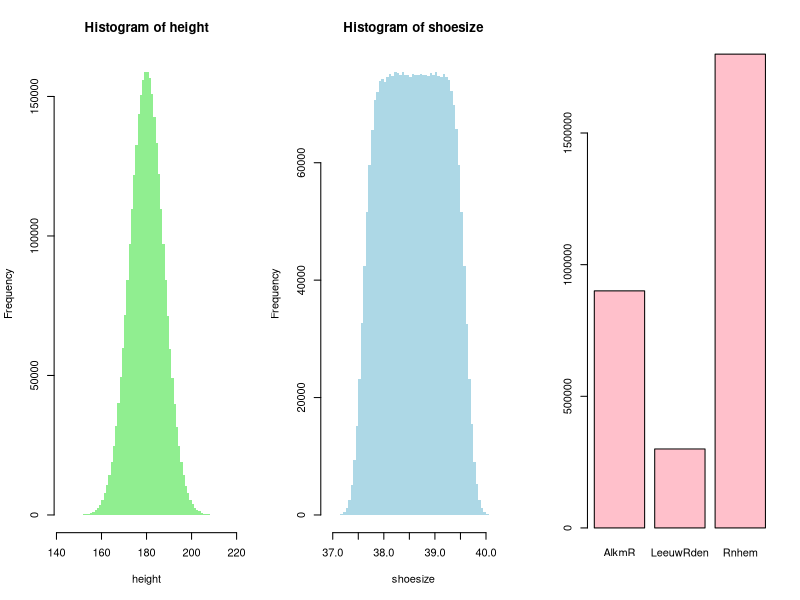
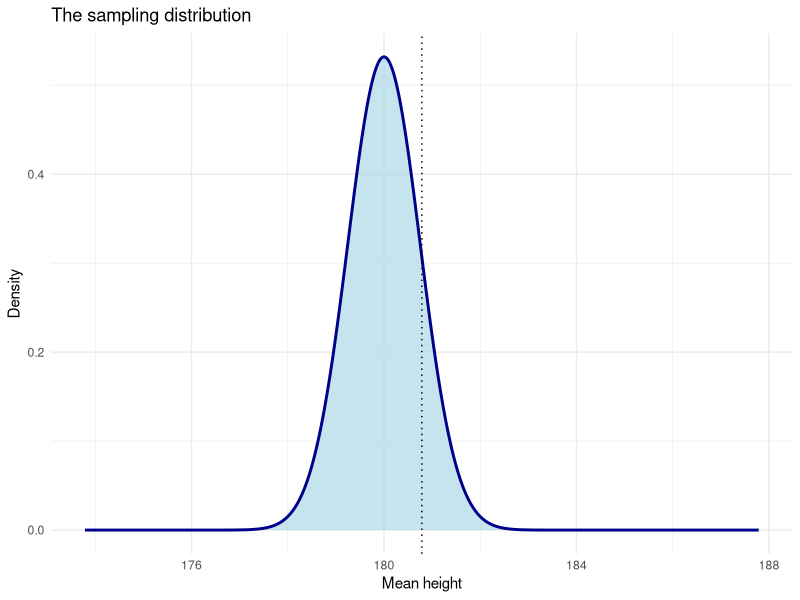
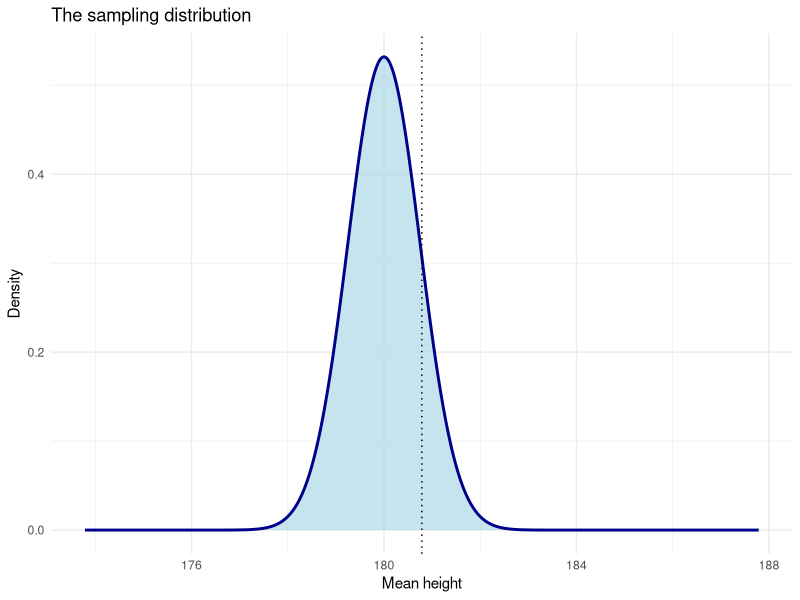
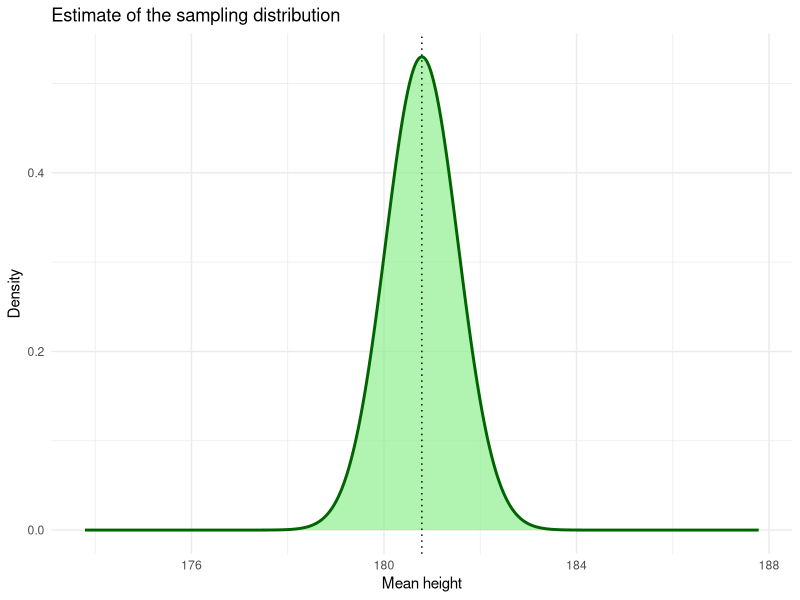
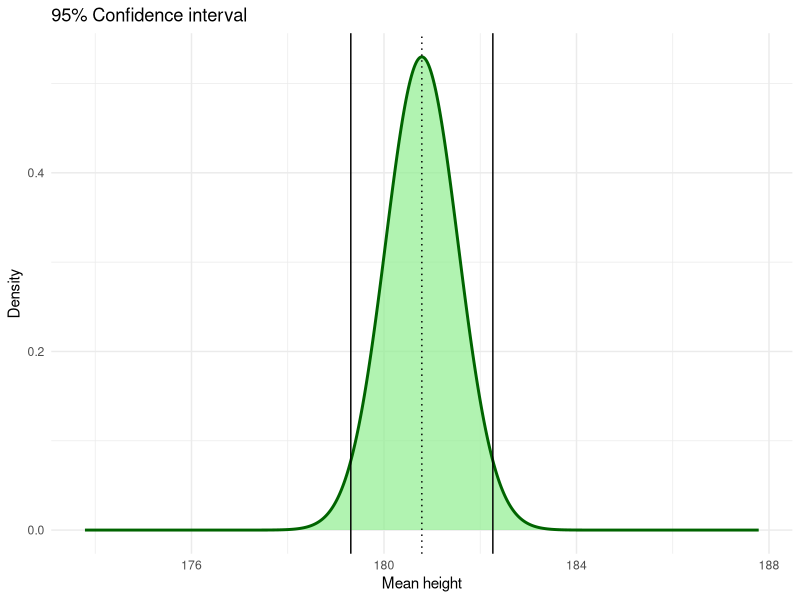
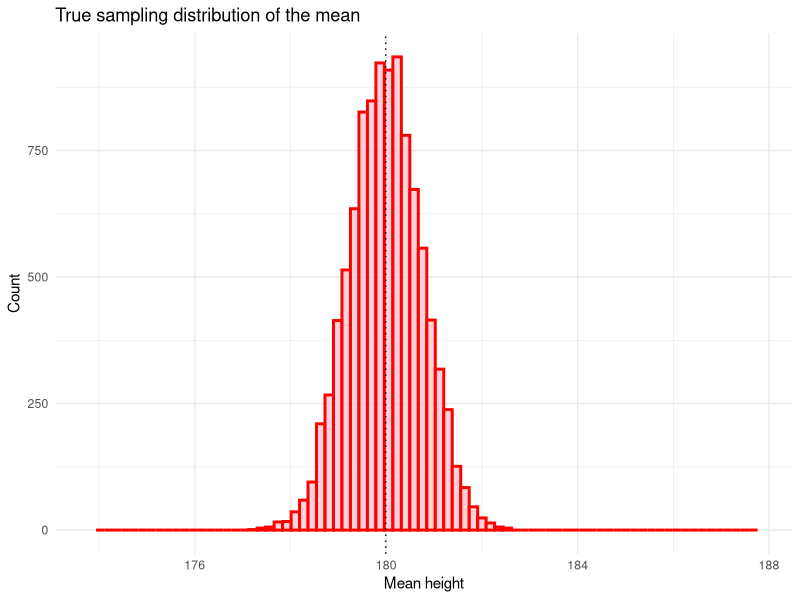
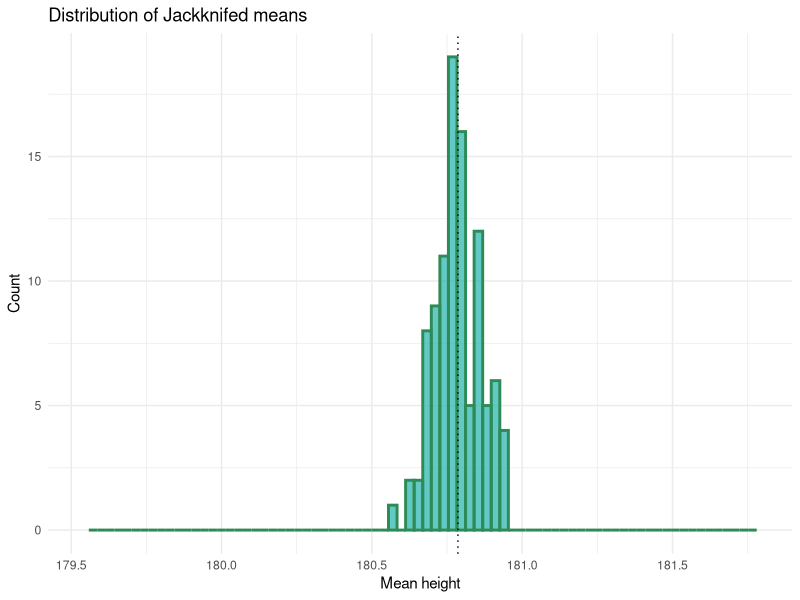
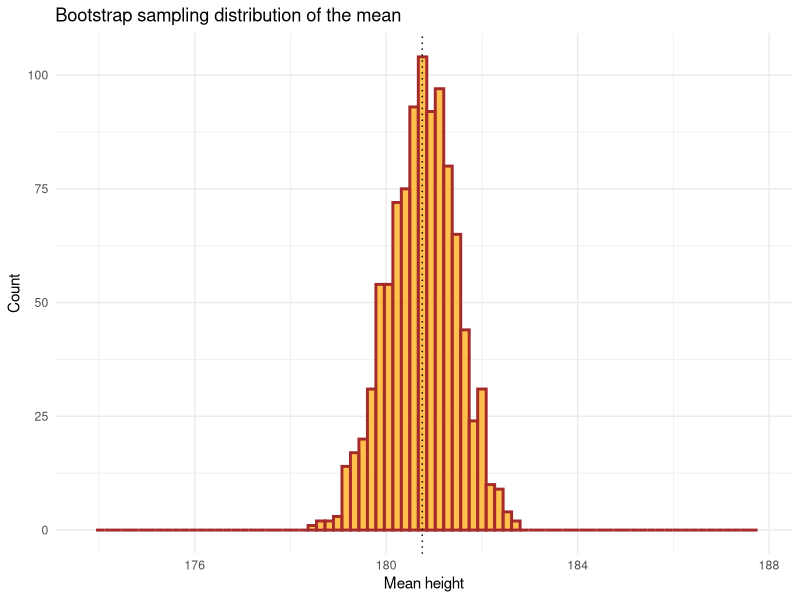

The R source for these figures, in order:
## ---- chunk 1
knitr::opts_chunk$set(dev        = "png",
                      dev.args   = list(bg = "transparent"), 
                      fig.align  = "center",
                      message    = FALSE, 
                      warning    = FALSE)
## ---- chunk 2
library(dplyr)    # Data manipulation
library(magrittr) # Pipes
library(ggplot2)  # Plotting suite
library(boot)     # Bootstrapping functions
## ---- chunk 3
set.seed(54321)
 
height   <- rnorm(3e6, mean = 180, sd = 7.5)
shoesize <- 35 + 0.02*height + runif(3e6, -1, 1)
city     <- sample(c("Rnhem", "AlkmR", "LeeuwRden"), size = 3e6, 
                   prob = c(0.6, 0.3, 0.1), replace = TRUE)

sumR <- data.frame(height, shoesize, city)
## ---- chunk 4
par(mfrow = c(1,3))
hist(height,   breaks = 80, col = "light green", border = "transparent")
hist(shoesize, breaks = 80, col = "light blue",  border = "transparent")
table(city) %>% barplot(col = "pink")
## ---- chunk 5
samp100 <- sample(3e6, size = 100)
sdat100 <- sumR[samp100, ]
head(sdat100)
## ---- chunk 6
m <- mean(sdat100$height)
m
## ---- chunk 7
x <- seq(m - 7, m + 7, len = 1000)
p <- 
  data.frame(x, y = dnorm(x = x, 180, .75)) %>% 
  ggplot(aes(x = x, y = y)) +
  geom_polygon(fill = "light blue", alpha = 0.7) +
  geom_line(lwd = 1, col = "dark blue") +
  geom_vline(xintercept = m, lty = 3) +
  labs(x = "Mean height", y = "Density", 
       title = "The sampling distribution",
       fill = "") +
  theme_minimal()

plot(p)
## ---- chunk 8
se <- sd(sdat100$height)/sqrt(100)
se
## ---- chunk 9
x <- seq(m - 7, m + 7, len = 1000)
p <- 
  data.frame(x, y = dnorm(x = x, 180, .75)) %>% 
  ggplot(aes(x = x, y = y)) +
  geom_polygon(fill = "light blue", alpha = 0.7) +
  geom_line(lwd = 1, col = "dark blue") +
  geom_vline(xintercept = m, lty = 3) +
  labs(x = "Mean height", y = "Density", 
       title = "The sampling distribution",
       fill = "") +
  theme_minimal()

plot(p)
## ---- chunk 10
p <- 
  data.frame(x, y = dnorm(x = x, m, se)) %>% 
  ggplot(aes(x = x, y = y)) +
  geom_polygon(fill = "light green", alpha = 0.7) +
  geom_line(lwd = 1, col = "dark green") +
  geom_vline(xintercept = m, lty = 3) +
  labs(x = "Mean height", y = "Density", 
       title = "Estimate of the sampling distribution",
       fill = "") +
  theme_minimal()

plot(p)
## ---- chunk 11
(ci <- c(m - 1.96*se, m + 1.96*se))
## ---- chunk 12
p <- 
  data.frame(x, y = dnorm(x = x, m, se)) %>% 
  ggplot(aes(x = x, y = y)) +
  geom_polygon(fill = "light green", alpha = 0.7) +
  geom_line(lwd = 1, col = "dark green") +
  geom_vline(xintercept = m, lty = 3) +
  geom_vline(xintercept = ci[1]) +
  geom_vline(xintercept = ci[2]) +
  labs(x = "Mean height", y = "Density", 
       title = "95% Confidence interval",
       fill = "") +
  theme_minimal()

plot(p)
## ---- chunk 13
means <- numeric(10000)

for (i in 1:10000) {
  
  means[i] <- mean(sumR$height[sample(3e6, size = 100)])
  
}
## ---- chunk 14
p <-
  data.frame(x = means) %>%
  ggplot(aes(x = x)) +
  xlim(m - 7, m + 7) +
  geom_histogram(lwd = 1, col = "red", fill = "pink", alpha = 0.7, bins = 80) +
  geom_vline(xintercept = mean(means), lty = 3) +
  labs(x = "Mean height", y = "Count",
       title = "True sampling distribution of the mean") +
  theme_minimal()

plot(p)
## ---- chunk 15
jknf <- numeric(100)

for (i in 1:100) jknf[i] <- mean(sdat100$height[-i])
## ---- chunk 16
p <-
  data.frame(x = jknf) %>%
  ggplot(aes(x = x)) +
  xlim(m - 1.25, m + 1) +
  geom_histogram(lwd = 1, col = "seagreen", fill = "lightseagreen", alpha = 0.7, bins = 80) +
  geom_vline(xintercept = m, lty = 3) +
  labs(x = "Mean height", 
       y = "Count", 
       title = "Distribution of Jackknifed means") +
  theme_minimal()

plot(p)
## ---- chunk 17
jkse <- sqrt(99/100*sum((jknf - mean(jknf))^2))
## ---- chunk 18
cat("Jackknife estimate:", round(jkse, 3), 
    "\nTrue standarderror: 0.750")
## ---- chunk 19
btsp <- numeric(1000)

for (i in 1:1000) btsp[i] <- mean(sdat100$height[sample(100, replace = TRUE)])
## ---- chunk 20
p <-
  data.frame(x = btsp) %>%
  ggplot(aes(x = x)) +
  xlim(m - 7, m + 7) +
  geom_histogram(lwd = 1, col = "brown", fill = "orange", alpha = 0.7, bins = 80) +
  geom_vline(xintercept = mean(btsp), lty = 3) +
  labs(x = "Mean height", y = "Count",
       title = "Bootstrap sampling distribution of the mean") +
  theme_minimal()

plot(p)
## ---- chunk 21
p <-
  data.frame(x = means) %>%
  ggplot(aes(x = x)) +
  xlim(m - 7, m + 7) +
  geom_histogram(lwd = 1, col = "red", fill = "pink", alpha = 0.7, bins = 80) +
  geom_vline(xintercept = mean(means), lty = 3) +
  labs(x = "Mean height", y = "Count",
       title = "True sampling distribution of the mean") +
  theme_minimal()

plot(p)
## ---- chunk 22
p <-
  data.frame(x = btsp) %>%
  ggplot(aes(x = x)) +
  xlim(m - 7, m + 7) +
  geom_histogram(lwd = 1, col = "brown", fill = "orange", alpha = 0.7, bins = 80) +
  geom_vline(xintercept = mean(btsp), lty = 3) +
  labs(x = "Mean height", y = "Count",
       title = "Bootstrap sampling distribution of the mean") +
  theme_minimal()

plot(p)
## ---- chunk 23
log(mean(sdat100$shoesize))
## ---- chunk 24
logm <- numeric(10000)
for (i in 1:10000) logm[i] <- log(mean(sumR$shoesize[sample(3e6, 100)]))
mlogm <- mean(logm)
## ---- chunk 25
p <-
  data.frame(x = logm) %>%
  ggplot(aes(x = x)) +
  xlim(mlogm - .01, mlogm + .01) +
  geom_histogram(lwd = 1, col = "dark grey", fill = "grey", alpha = 0.7, bins = 80) +
  geom_vline(xintercept = mean(btsp), lty = 3) +
  labs(x = "Log mean shoe size", y = "Count",
       title = "True sampling distribution of log mean shoe size") +
  theme_minimal()

plot(p)
## ---- chunk 26
blogm <- numeric(10000)
for (i in 1:10000) 
  blogm[i] <- log(mean(sdat100$shoesize[sample(100, replace = TRUE)]))

## ---- chunk 27
p <-
  data.frame(x = blogm) %>%
  ggplot(aes(x = x)) +
  xlim(mlogm - .01, mlogm + .01) +
  geom_histogram(lwd = 1, col = "brown", fill = "orange", alpha = 0.7, bins = 80) +
  geom_vline(xintercept = mean(btsp), lty = 3) +
  labs(x = "Log mean shoe size", y = "Count",
       title = "Bootstrap sampling distribution of log mean shoe size") +
  theme_minimal()

plot(p)
## ---- chunk 28
bprp <- numeric(10000)
for (i in 1:10000) 
  bprp[i] <- table(sdat100$city[sample(100, replace = TRUE)])["LeeuwRden"]/100
## ---- chunk 29
p <-
  data.frame(x = bprp) %>%
  ggplot(aes(x = x)) +
  xlim(0, .5) +
  geom_histogram(lwd = 1, col = "brown", fill = "orange", alpha = 0.7, bins = 50) +
  geom_vline(xintercept = mean(btsp), lty = 3) +
  labs(x = "Proportion of humans in LeeuwRden", y = "Count",
       title = "Bootstrap sampling distribution of proportion") +
  theme_minimal()

plot(p)
## ---- chunk 30
mystat <- function(dat, index) {
  median(dat$height[index])/mean(dat$shoesize[index])
}

bootstat <- sdat100 %>% boot(mystat, R = 1000)

# the first 10 replicates
bootstat$t[1:10]

# SE
sd(bootstat$t)
## ---- chunk 31
# 95% CI
boot.ci(bootstat)
## ---- chunk 32
# Distribution
data.frame(mystat = bootstat$t) %>% 
  ggplot(aes(x = mystat)) +
  geom_density(fill = "light seagreen") +
  xlim(4.5, 4.8) +
  theme_minimal()
